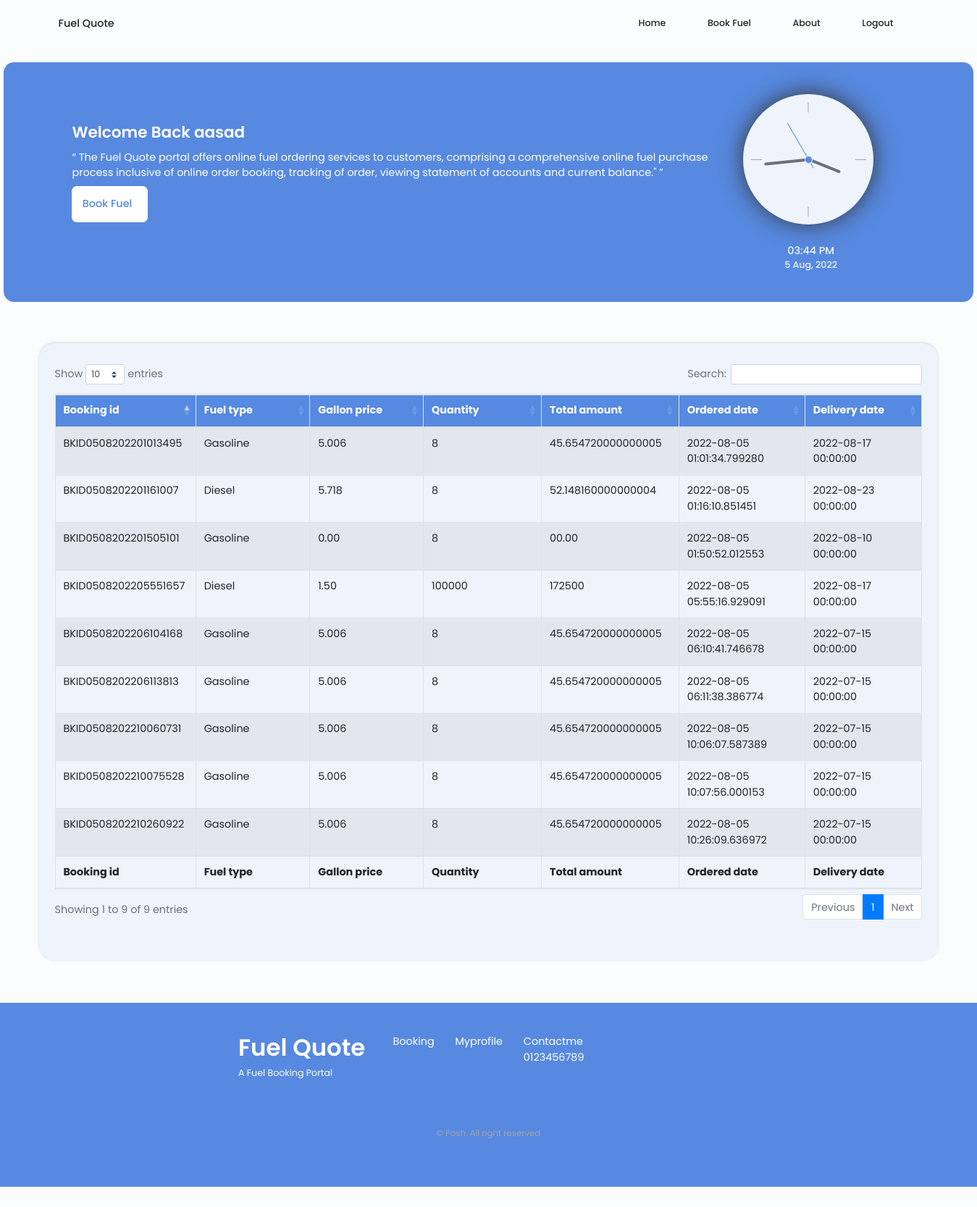
/fuel_quote/fuel_quote_history/0508202200365182866, run on the app's committed database.
### portal/models/ClientInformation.py (models this page shows)
class ClientInformation(db.Model):
    __bind_key__ = 'db'
    Id = db.Column(db.Integer,Sequence('user_info_seq',start=1), unique=True, nullable=False, primary_key=True)
    user_id = db.Column(db.String(255))
    username = db.Column(db.String(50),nullable=False)
    email_id = db.Column(db.String(255))
    mobile_number = db.Column(db.String(10))
    office_name = db.Column(db.String(50))
    active=db.Column(db.String(10))
    status = db.Column(db.String(10), nullable=False)
    zipcode=db.Column(db.String(9), nullable=False)
    address_1=db.Column(db.String(100),nullable=False)
    address_2 = db.Column(db.String(100))
    state=db.Column(db.String(3),nullable=False)
    country = db.Column(db.String(100), nullable=False)
    user_created_time = db.Column(db.TIMESTAMP, default=datetime.now, nullable=False)
    created_by = db.Column(db.String(255))
    attributes_1 = db.Column(db.String(255))
    attributes_2 = db.Column(db.String(255))
    attributes_3 = db.Column(db.String(255))
    attributes_4 = db.Column(db.String(255))
    attributes_5 = db.Column(db.String(255))
    attributes_6 = db.Column(db.String(255))
    attributes_7 = db.Column(db.String(255))
    attributes_8 = db.Column(db.String(255))
    attributes_9 = db.Column(db.String(255))
    attributes_10 = db.Column(db.String(255))
    attributes_11 = db.Column(db.String(255))
    attributes_12 = db.Column(db.String(255))
    attributes_13 = db.Column(db.String(255))
    attributes_14 = db.Column(db.String(255))
    attributes_15 = db.Column(db.String(255))
    attributes_16 = db.Column(db.String(255))
    attributes_17 = db.Column(db.String(255))
    attributes_18 = db.Column(db.String(255))
    attributes_19 = db.Column(db.String(255))
    attributes_20 = db.Column(db.String(255))

### portal/models/FuelQuote.py (models this page shows)
class FuelQuote(db.Model):
    __bind_key__ = 'db'
    fuel_quote_id = db.Column(db.String(255), unique=True, nullable=False, primary_key=True)
    user_id = db.Column(db.String(255))
    quantity = db.Column(db.String(255))
    cur_gallon_price = db.Column(db.String(255))
    total_price = db.Column(db.String(255))
    state = db.Column(db.String(3))
    country = db.Column(db.String(255))
    address = db.Column(db.String(100))
    phone_number = db.Column(db.String(10))
    fuel_type=db.Column(db.String(10))
    cur_gst=db.Column(db.String(255))
    is_state=db.Column(db.String(255))
    status=db.Column(db.String(100))
    created_date = db.Column(db.TIMESTAMP, default=datetime.now)
    delivery_date = db.Column(db.TIMESTAMP)
    updated_date = db.Column(db.TIMESTAMP, default=datetime.now)
    attributes_1 = db.Column(db.String(255))
    attributes_2 = db.Column(db.String(255))
    attributes_3 = db.Column(db.String(255))
    attributes_4 = db.Column(db.String(255))
    attributes_5 = db.Column(db.String(255))
    attributes_6 = db.Column(db.String(255))
    attributes_7 = db.Column(db.String(255))
    attributes_8 = db.Column(db.String(255))
    attributes_9 = db.Column(db.String(255))
    attributes_10 = db.Column(db.String(255))
    attributes_11 = db.Column(db.String(255))
    attributes_12 = db.Column(db.String(255))
    attributes_13 = db.Column(db.String(255))
    attributes_14 = db.Column(db.String(255))
    attributes_15 = db.Column(db.String(255))
    attributes_16 = db.Column(db.String(255))
    attributes_17 = db.Column(db.String(255))
    attributes_18 = db.Column(db.String(255))
    attributes_19 = db.Column(db.String(255))
    attributes_20 = db.Column(db.String(255))

### portal/views.py (the view)
@bp.route('/fuel_quote_history/<string:user_uid>', methods=['GET','POST'])
def fuel_quote_history(user_uid):
    if request.method == "GET":
        fq = FuelQuote.query.filter_by(user_id=user_uid).all()
        users = ClientInformation.query.filter_by(user_id=user_uid).one()
        main_table = []
        inner_loop = []
        first_username=users.office_name
        for Quote in fq:
            print(Quote)
            inner_loop.append(Quote.fuel_quote_id)
            inner_loop.append(Quote.fuel_type)
            inner_loop.append(Quote.cur_gallon_price)
            inner_loop.append(Quote.quantity)
            inner_loop.append(Quote.total_price)
            inner_loop.append(Quote.created_date)
            inner_loop.append(Quote.delivery_date)
            main_table.append(inner_loop)
            inner_loop = []
        count_row = len(main_table)
        return render_template("fuel_quote_history.html",UID=user_uid,main_table=main_table,count_row=count_row,first_username=first_username)

### portal/templates/fuel_quote_history.html (shortened to what this page needs)
<!DOCTYPE html>
<html lang="en">
<head>
    <link rel="stylesheet" href="https://unicons.iconscout.com/release/v4.0.0/css/line.css">
    <link rel="stylesheet" href="/fuel_quote/static/css/home/swiper-bundle.min.css">
    <link rel="stylesheet" href="/fuel_quote/static/css/home/bootstrap.css">
    <link rel="stylesheet" href="/fuel_quote/static/css/home/dataTables.bootstrap4.min.css">
    <link rel="stylesheet" href="/fuel_quote/static/css/home/styles.css">
</head>
<body style="zoom: 90%;">
    <header class="header" id="header">
        <nav class="nav container">
            <a href="/fuel_quote/fuel_quote_history/{{UID}}" class="nav__logo">Fuel Quote</a>
            <div class="nav__menu" id="nav-menu">
                <ul class="nav__list grid">
                    <li class="nav__item">
                        <a href="/fuel_quote/fuel_quote_history/{{UID}}" class="nav__link">
                            Home
                        </a>
                    </li>
                    <li class="nav__item">
                        <a href="/fuel_quote/fuel_quote_form/{{UID}}" class="nav__link">
                            Book Fuel
                        </a>
                    </li>
                    <li class="nav__item">
                        <a href="/fuel_quote/client_profile_management/{{UID}}" class="nav__link">
                            About
                        </a>
                    </li>
                    <li class="nav__item">
                        <a href="/fuel_quote/logout" class="nav__link">
                            Logout
                        </a>
                    </li>
                </ul>
            </div>
        </nav>
    </header>
    <section class="project section" id="project_">
        <div class="project__bg">
            <div class="project__container container grid"
                style="width: 1488px !important;max-width: 1600px; height: 367px;">
                <div class="project__data">
                    <h2 class="project__title">Welcome Back {{first_username}}</h2>
                    <p class="project__description">&ldquo; The Fuel Quote portal offers online fuel ordering services
                        to customers, comprising a comprehensive online fuel purchase process inclusive of online order
                        booking, tracking of order, viewing statement of accounts and current balance."
                        &rdquo;
                    </p>
                    <a href="/fuel_quote/fuel_quote_form/{{UID}}" class="button button--flex button--white">
                        Book Fuel
                    </a>
                </div>
                <div class="clock__content grid_1">
                    <div class="clock__circle">
                        <div class="clock__rounder"></div>
                    </div>
                    <div style="
                    margin-top: -28px;
                    margin-left: -106px;
                    color: #eef3fc;
                ">
                        <div class="clock__text">
                            <div class="clock__text-hour" id="text-hour"></div>
                            <div class="clock__text-minutes" id="text-minutes"></div>
                            <div class="clock__text-ampm" id="text-ampm"></div>
                        </div>
                        <div class="clock__date">
                            <span id="date-day"></span>
                            <span id="date-month"></span>
                            <span id="date-year"></span>
                        </div>
                    </div>
                </div>
            </div>
        </div>
    </section>
    <main class="main">
        <section class="quote_table section" id="quote_table" style="
        padding: 2rem 0 2rem !important;
    ">
            <div class="Datatable__quit__container quit__container">
                <div class="container-fluid">
                    <div class="table-card field-anim-13" style="border: 0 !important;">
                        <div class="card-body" style="
                        background-color: var(--input-color);
                        padding: 2rem 1.5rem 4rem;
                        box-shadow: 0 -1px 4px rgb(0 0 0 / 15%);
                        border-radius: 1.5rem 1.5rem 1.5rem 1.5rem;
                        margin-left: 45px;
                        margin-right: 45px;
                        /* border-radius: 5px; */
                    ">
                            <table id="example" class="table table-striped table-bordered" style="width:100%">
                                <thead>
                                    <tr style="background:#5689e0">
                                        <th style="width: 179.004px; color: white;">Booking id</th>
                                        <th style="width: 179.004px; color: white;">Fuel type</th>
                                        <th style="width: 179.004px; color: white;">Gallon price</th>
                                        <th style="width: 179.004px; color: white;">Quantity</th>
                                        <th style="width: 179.004px; color: white;">Total amount</th>
                                        <th style="width: 179.004px; color: white;">Ordered date</th>
                                        <th style="width: 179.004px; color: white;">Delivery date</th>
                                    </tr>
                                </thead>
                                <tbody>
                                    {% for name in range(count_row) %}
                                    <tr>
                                        <td>{{ main_table[name][0] }}</td>
                                        <td>{{ main_table[name][1] }}</td>
                                        <td>{{ main_table[name][2] }}</td>
                                        <td>{{ main_table[name][3] }}</td>
                                        <td>{{ main_table[name][4] }}</td>
                                        <td>{{ main_table[name][5] }}</td>
                                        <td>{{ main_table[name][6] }}</td>
                                    </tr>
                                    {% endfor %}
                                </tbody>
                                <tfoot>
                                    <tr>
                                        <th>Booking id</th>
                                        <th>Fuel type</th>
                                        <th>Gallon price</th>
                                        <th>Quantity</th>
                                        <th>Total amount</th>
                                        <th>Ordered date</th>
                                        <th>Delivery date</th>
                                    </tr>
                                </tfoot>
                            </table>
                        </div>
                    </div>
                </div>
            </div>
        </section>
    </main>
    <footer class="footer">
        <div class="footer__bg">
            <div class="footer__container container grid">
                <div>
                    <h1 class="footer__title">Fuel Quote</h1>
                    <span class="footer__subtitle">A Fuel Booking Portal</span>
                </div>
                <ul class="footer__links">
                    <li>
                        <a href="#services" class="footer__link">Booking</a>
                    </li>
                    <li>
                        <a href="#portfolio" class="footer__link">Myprofile</a>
                    </li>
                    <li>
                        <a href="#contact" class="footer__link">Contactme</a>
                        <a href="#contact" class="footer__link">0123456789</a>
                    </li>
                </ul>
                <div class="footer__socials">
                </div>
            </div>
            <p class="footer__copy">&#169; Posh. All right reserved</p>
        </div>
    </footer>
</body>
</html>

### data on the page
ClientInformation: office_name "aasad"
FuelQuote: fuel_quote_id "BKID0508202201013495", fuel_type "Gasoline", cur_gallon_price "5.006", total_price "45.654720000000005", created_date "2022-08-05 01:01:34.799280", delivery_date "2022-08-17 00:00:00"
FuelQuote: fuel_quote_id "BKID0508202201161007", fuel_type "Diesel", cur_gallon_price "5.718", total_price "52.148160000000004", created_date "2022-08-05 01:16:10.851451", delivery_date "2022-08-23 00:00:00"
FuelQuote: fuel_quote_id "BKID0508202201505101", fuel_type "Gasoline", cur_gallon_price "0.00", total_price "00.00", created_date "2022-08-05 01:50:52.012553", delivery_date "2022-08-10 00:00:00"
FuelQuote: fuel_quote_id "BKID0508202205551657", fuel_type "Diesel", cur_gallon_price "1.50", quantity "100000", total_price "172500", created_date "2022-08-05 05:55:16.929091", delivery_date "2022-08-17 00:00:00"
FuelQuote: fuel_quote_id "BKID0508202206104168", fuel_type "Gasoline", cur_gallon_price "5.006", total_price "45.654720000000005", created_date "2022-08-05 06:10:41.746678", delivery_date "2022-07-15 00:00:00"
FuelQuote: fuel_quote_id "BKID0508202206113813", fuel_type "Gasoline", cur_gallon_price "5.006", total_price "45.654720000000005", created_date "2022-08-05 06:11:38.386774", delivery_date "2022-07-15 00:00:00"
FuelQuote: fuel_quote_id "BKID0508202210060731", fuel_type "Gasoline", cur_gallon_price "5.006", total_price "45.654720000000005", created_date "2022-08-05 10:06:07.587389", delivery_date "2022-07-15 00:00:00"
FuelQuote: fuel_quote_id "BKID0508202210075528", fuel_type "Gasoline", cur_gallon_price "5.006", total_price "45.654720000000005", created_date "2022-08-05 10:07:56.000153", delivery_date "2022-07-15 00:00:00"
FuelQuote: fuel_quote_id "BKID0508202210260922", fuel_type "Gasoline", cur_gallon_price "5.006", total_price "45.654720000000005", created_date "2022-08-05 10:26:09.636972", delivery_date "2022-07-15 00:00:00"

### other printed values
{{ main_table[name][3] }} "8" "8" "8" "8" "8" "8" "8" "8"
